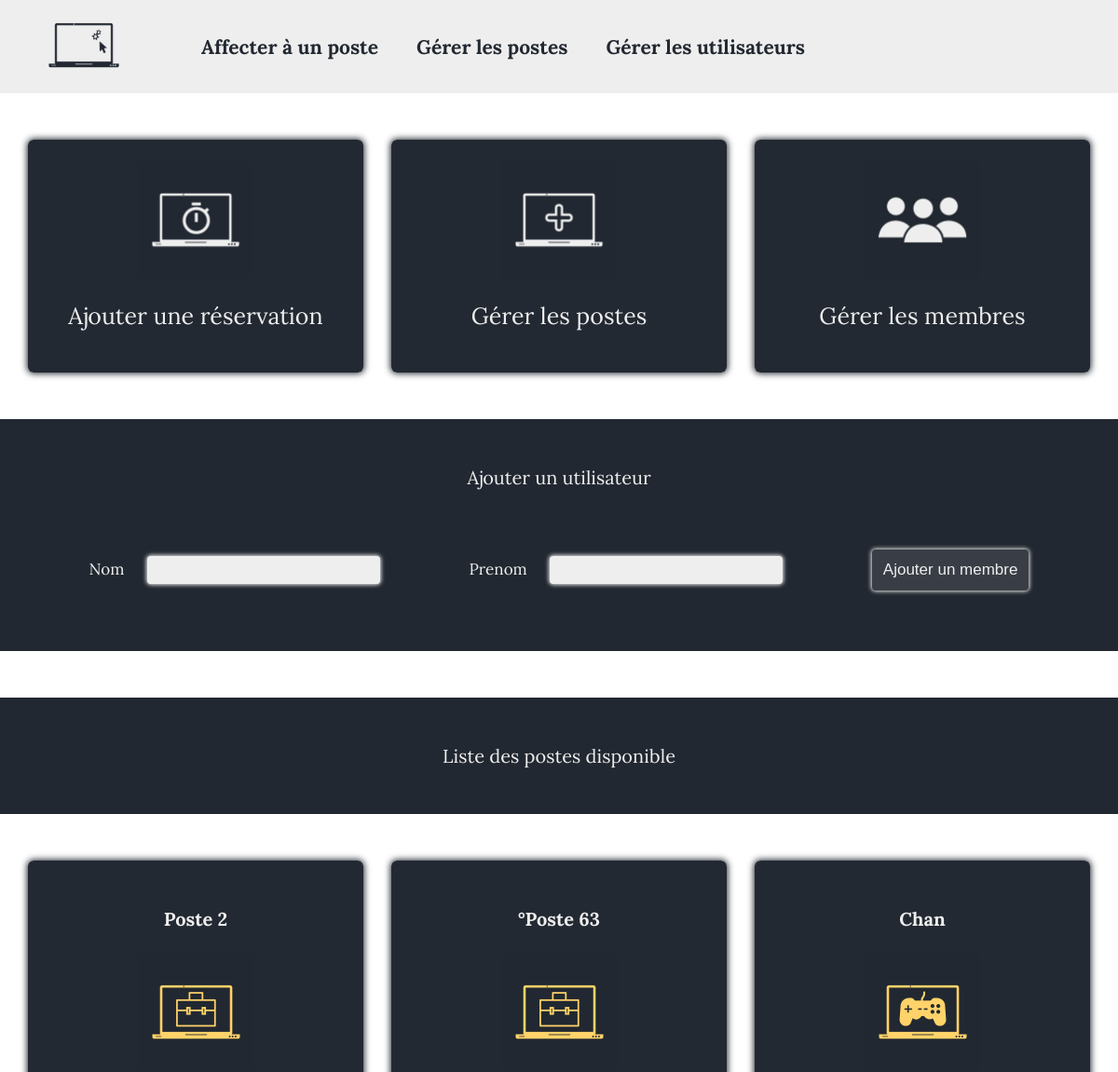
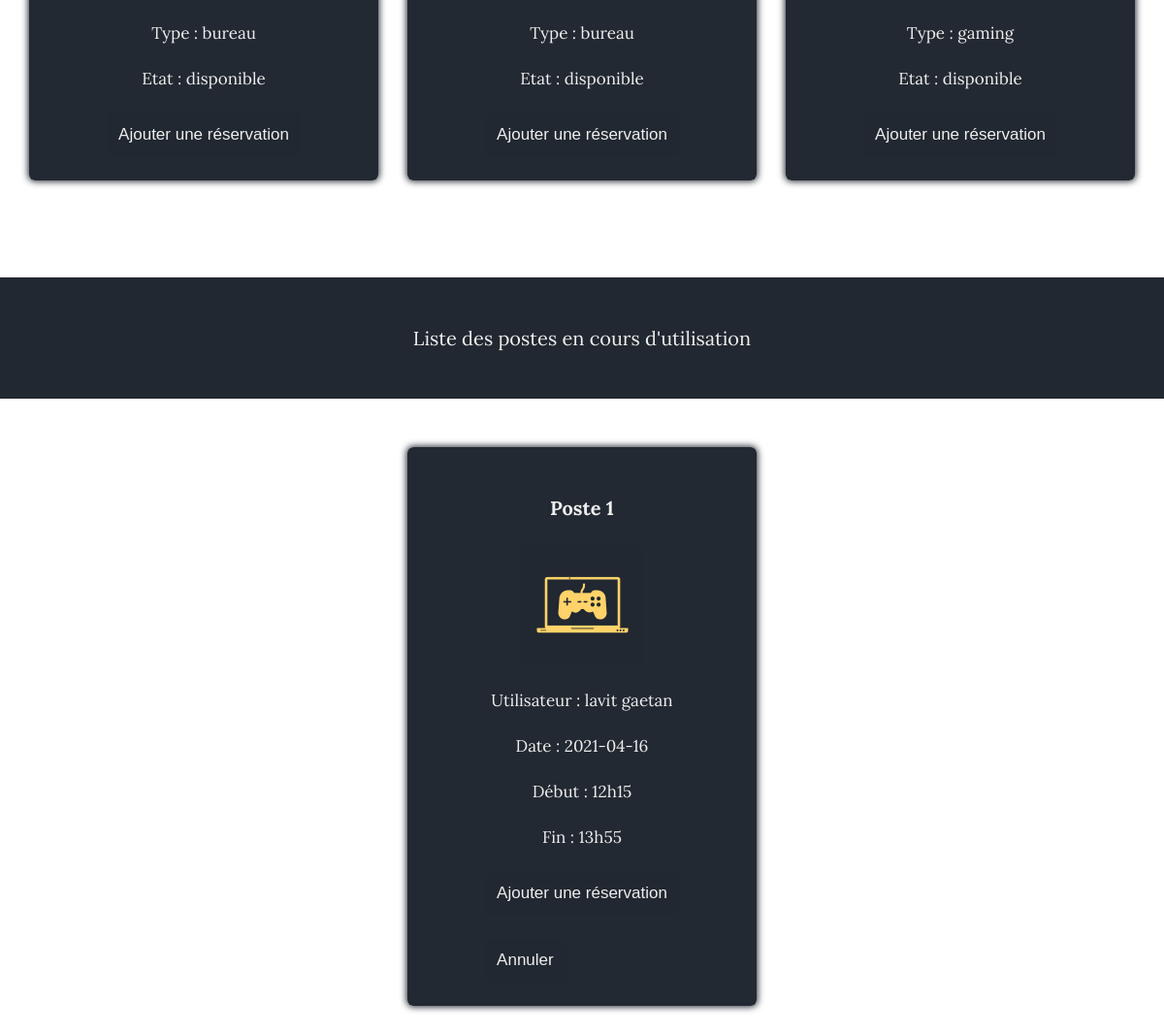
Page /cyber_test/accueil.php on the committed database (2 pictures, top to bottom).
### tables this page shows
CREATE TABLE `poste` (
  `id` int(11) NOT NULL,
  `nom` varchar(25) NOT NULL,
  `type` varchar(25) NOT NULL,
  `disponibilite` int(1) DEFAULT NULL
);

CREATE TABLE `reservation` (
  `id` int(11) NOT NULL,
  `id_poste` int(11) NOT NULL,
  `id_utilisateur` int(11) NOT NULL,
  `date` date NOT NULL,
  `heure_debut` int(2) NOT NULL,
  `minute_debut` int(2) NOT NULL,
  `heure_fin` int(2) NOT NULL,
  `minute_fin` int(2) NOT NULL
);

CREATE TABLE `utilisateur` (
  `id` int(11) NOT NULL,
  `nom` varchar(50) NOT NULL,
  `prenom` varchar(50) NOT NULL
);

### cyber_test/accueil.php (the view, shortened to what this page needs)
<!DOCTYPE html>
<html lang="fr">
<head>
    <link rel="stylesheet" href="style.css">
</head>
<body>
    <?php
    include('menu.php');
    ?>
    <div class="container_lien">
        <div class="lien_carte" onclick="location.href = 'attribution.php';">
            <div><img class="lien_logo" src="image/logo_reservation.png" alt="logo de reservation"></div>
            <span class="lien_carte_texte">Ajouter une réservation</span>
        </div>
        <div class="lien_carte" onclick="location.href = 'poste.php';">
        <div><img class="lien_logo" src="image/logo_poste.png" alt="logo de gestion des postes"></div>
        <span class="lien_carte_texte">Gérer les postes</span></div>
        <div class="lien_carte" onclick="location.href = 'membre.php';">
        <div><img class="lien_logo" src="image/logo_membre.png" alt="logo de gestion des membres"></div>
        <span class="lien_carte_texte">Gérer les membres</span></div>
    </div>
    <h1 class="sous_titre">Ajouter un utilisateur</h1>
    <form class="formulaire_ajout" method="post">
        <label class="ajout_label" for="nom">Nom
            <input class="ajout_entree" id="nom" type="text" name="nom">
        </label>
        <label class="ajout_label" for="prenom">Prenom
            <input class="ajout_entree" id="prenom" type="text" name="prenom">
        </label>
        <input class="formulaire_bouton" type="submit" value="Ajouter un membre" name="ajouter">
    </form>
    <h1 class="sous_titre">Liste des postes disponible</h1>
    <div class="poste_container">
        <?php
        include('config.php');
        $reponse = $bdd->query('SELECT * FROM poste WHERE disponibilite = 1');
        while ($donnees = $reponse->fetch()) {
            if ($donnees['type'] == 'gaming') {
                $image = 'gaming';
            } else {
                $image = 'bureau';
            };
            echo '<div class="poste_carte">
                <span class="poste_nom">' . $donnees['nom'] . '</span>
                <img class="poste_logo" src="image/logo_' . $image . '.png">
                <span class="poste_type">Type : ' . $donnees['type'] . '</span>
                <span class="poste_type">Etat : disponible</span>
                <div class="poste_options">
                <form method="post" action="attribuer_poste.php?id_poste=' . $donnees['id'] . '">
                <input type="hidden" name="id_poste" value="' . $donnees['id'] . '"/>
                <input type="submit" class="poste_action" name="attribuer" value="Ajouter une réservation" />
                </form>
                </div>
                </div>';
        }
        ?>
    </div>
    <h1 class="sous_titre">Liste des postes en cours d'utilisation</h1>
    <div class="poste_container">
        <?php
        include('config.php');
        $reponse = $bdd->query('SELECT utilisateur.nom AS nom_utilisateur, utilisateur.prenom, poste.nom, poste.type, poste.id AS id_poste, reservation.id, reservation.id_poste, reservation.id_utilisateur, reservation.date, reservation.heure_debut, reservation.minute_debut, reservation.heure_fin, reservation.minute_fin FROM poste,utilisateur,reservation WHERE reservation.id_utilisateur = utilisateur.id AND reservation.id_poste = poste.id');
        while ($donnees = $reponse->fetch()) {
            if ($donnees['type'] == 'gaming') {
                $image = 'gaming';
            } else {
                $image = 'bureau';
            };
            echo '<div class="poste_carte">
                <span class="poste_nom">' . $donnees['nom'] . '</span>
                <img class="poste_logo" src="image/logo_' . $image . '.png">
                <span class="poste_type">Utilisateur : ' . $donnees['nom_utilisateur'] . ' ' . $donnees['prenom'] . '</span>
                <span class="poste_type">Date : ' . $donnees['date'] . '</span>
                <span class="poste_type">Début : ' . $donnees['heure_debut'] . 'h' . $donnees['minute_debut'] . '</span>
                <span class="poste_type">Fin : ' . $donnees['heure_fin'] . 'h' . $donnees['minute_fin'] . '</span>
                <div class="poste_options">
                <form method="post" action="attribuer_poste.php?id_poste=' . $donnees['id'] . '&id_utilisateur=' . $donnees['id_utilisateur'] . '">
                <input type="hidden" name="id_poste" value="' . $donnees['id'] . '"/>
                <input type="submit" class="poste_action" name="attribuer" value="Ajouter une réservation" />
                </form>
                <form method="post">
                <input type="hidden" name="id_poste" value="' . $donnees['id_poste'] . '"/>
                <input type="hidden" name="id_reservation" value="' . $donnees['id'] . '"/>
                <input type="submit" class="poste_action" name="annuler" value="Annuler" />
                </form>
                </div>
                </div>';
        }
        ?>
    </div>
</body>
</html>

### cyber_test/style.css (style rules this page uses)
* { margin: 0; padding: 0; box-sizing: border-box; }
body { background: url(image/wallpaper.png); font-family: Lora; background-position: center; background-size: cover; background-attachment: fixed; }
.sous_titre { color: #EEEEEE; background-color: #222831; width: 100%; margin: 50px auto 0 auto; padding: 50px; text-align: center; font-size: 20px; font-weight: normal; }
.formulaire_bouton { transition: .3s; padding: 12px; background-color: #393E46; color: #EEEEEE; border: none; border-radius: 4px; font-size: 17px; box-shadow: 0px 0px 4px 1px #EEEEEE; }
.container_lien { width: 100%; height: auto; margin-top: 50px; margin-bottom: 25px; display: flex; justify-content: space-evenly; }
.lien_carte { width: 30%; height: 250px; background-color: #222831fd; display: flex; align-items: center; justify-content: center; flex-direction: column; border-radius: 6px; box-shadow: 0px 0px 7px 1px #222831; }
.lien_logo { width: 124px; }
.lien_carte_texte { color: #EEEEEE; padding: 17px; text-align: center; font-size: 25px; line-height: 40px; }
.formulaire_ajout { width: 100%; display: flex; justify-content: space-evenly; align-items: center; margin-bottom: 50px; padding-top: 15px; padding-bottom: 65px; background-color: #222831; }
.ajout_label { text-align: center; color: #EEEEEE; font-size: 17px; }
.ajout_entree { width: 250px; background-color: #EEEEEE; border: none; color: #EEEEEE; font-size: 17px; padding: 5px; border-radius: 4px; margin-left: 20px; box-shadow: 0px 0px 4px 1px #EEEEEE; }
.poste_container { width: 100%; height: auto; display: flex; flex-wrap: wrap; justify-content: space-evenly; padding-bottom: 50px; padding-top: 50px; }
.poste_carte { width: 30%; height: auto; background-color: #222831fd; display: flex; align-items: center; justify-content: center; flex-direction: column; border-radius: 6px; box-shadow: 0px 0px 7px 1px #222831; padding-top: 25px; padding-bottom: 25px; }
.poste_logo { width: 125px; border-radius: 4px; margin-top: 25px; }
.poste_nom { color: #EEEEEE; font-weight: normal; font-size: 20px; margin-top: 25px; font-weight: bold; }
.poste_type { color: #EEEEEE; font-size: 17px; margin-top: 25px; }
.poste_action { padding: 12px; background-color: #222831; color: #EEEEEE; border: none; border-radius: 4px; margin-top: 25px; font-size: 17px; }

### rows in the picture
poste: nom "Poste 2", type (picture), type "bureau"
poste: nom "°Poste 63", type (picture), type "bureau"
poste: nom "Chan", type (picture), type "gaming"
reservation: id_poste.nom "Poste 1", id_poste.type (picture), id_utilisateur.nom "lavit", id_utilisateur.prenom "gaetan", date "2021-04-16", heure_debut "12", minute_debut "15", heure_fin "13", minute_fin "55"
